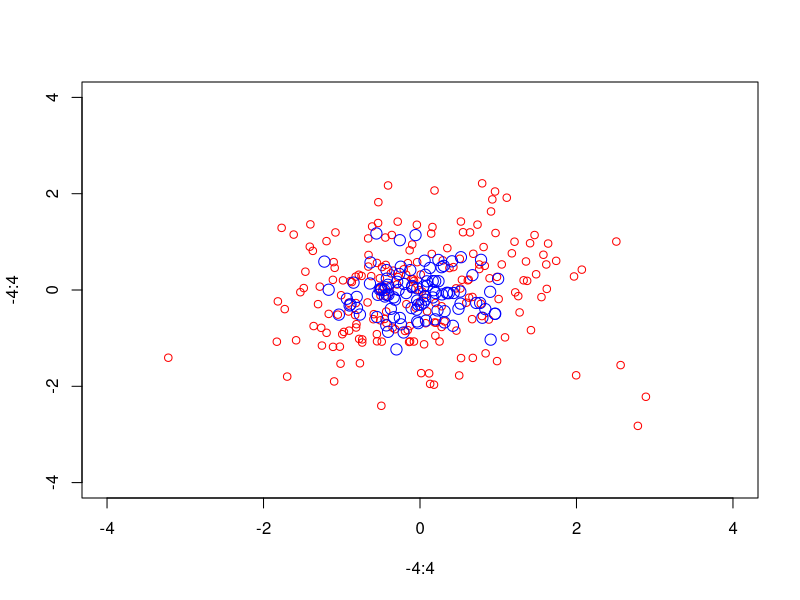
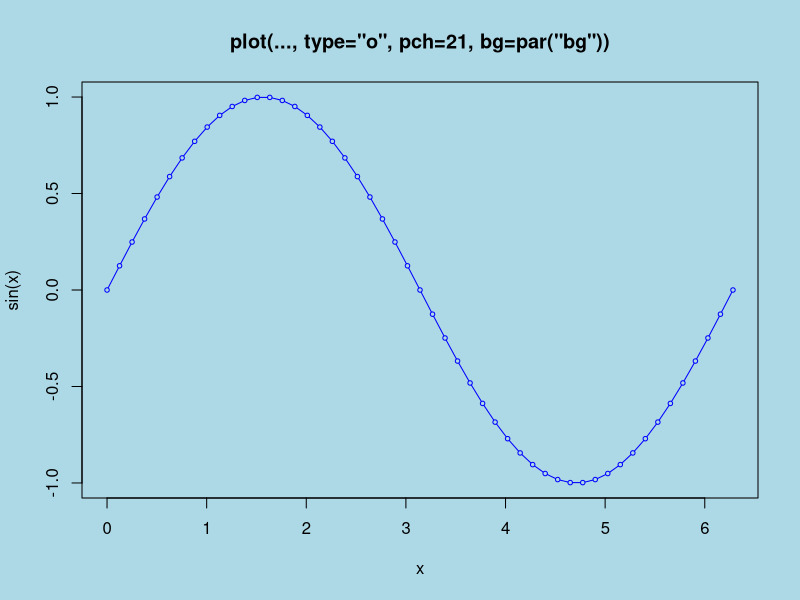
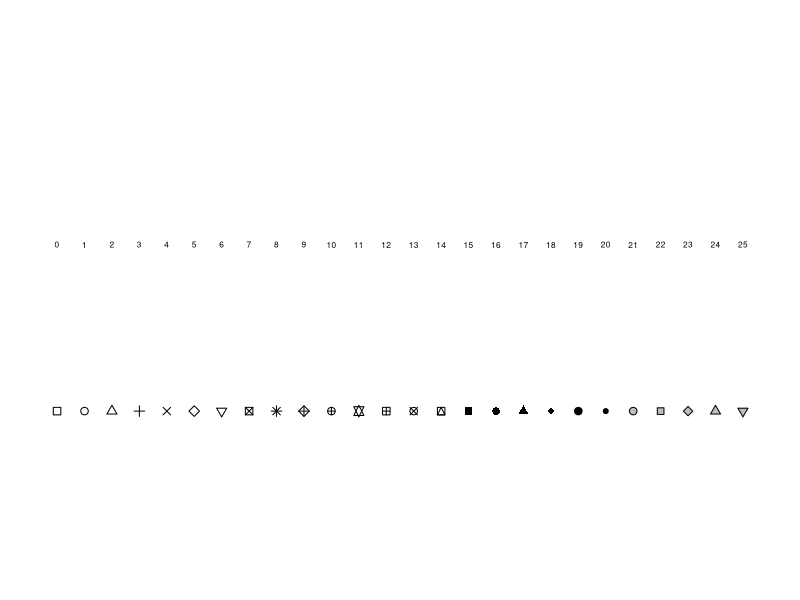
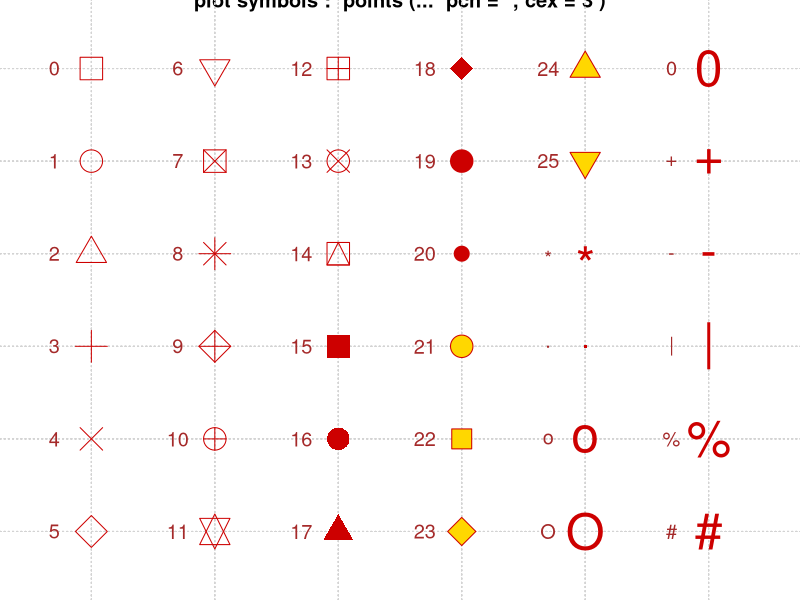
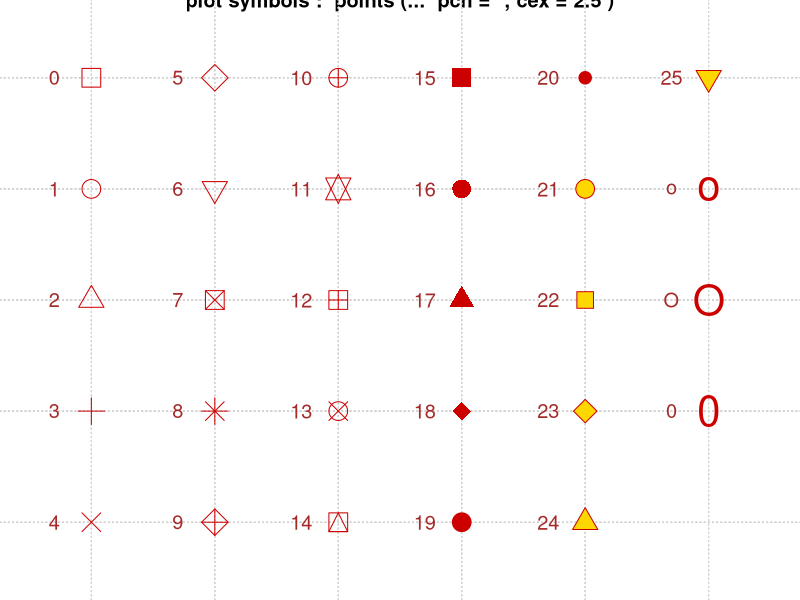
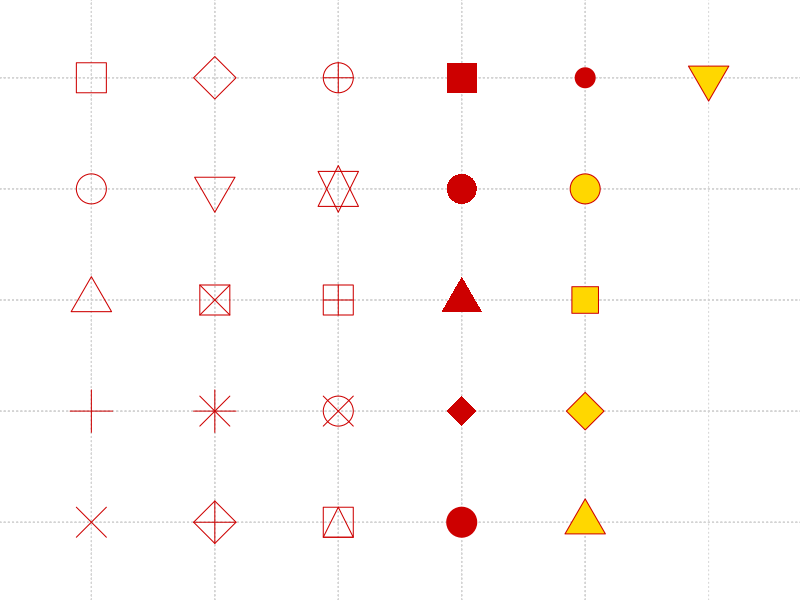
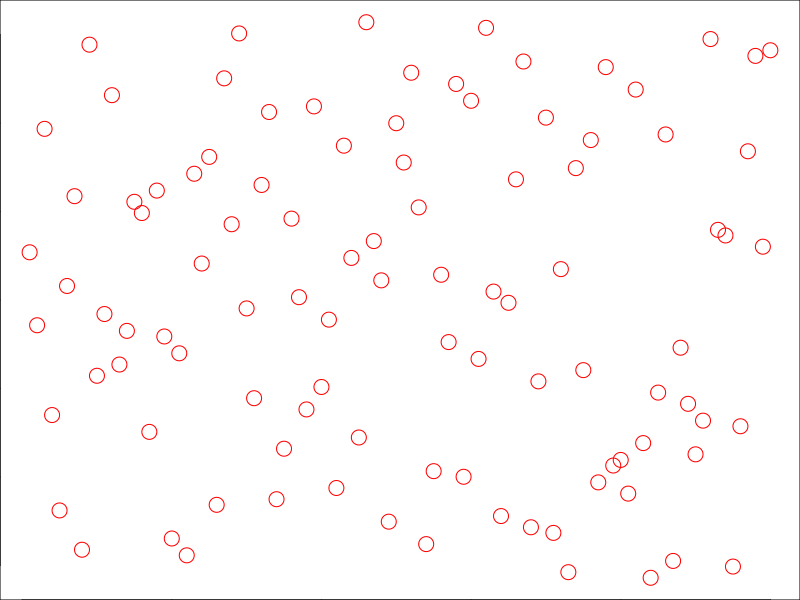
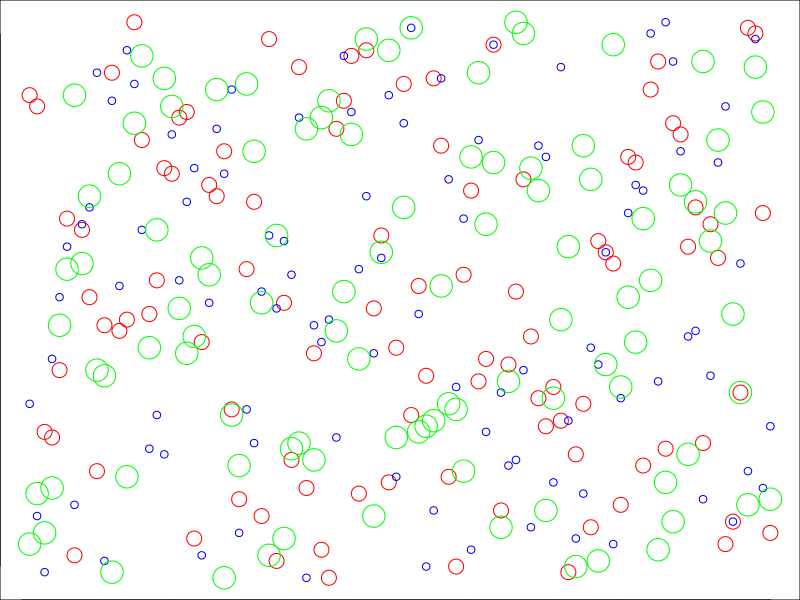

Write R code to recreate these figures, in order.
## ---- chunk 1
example(points)
## ---- chunk 2
x <- c(1:100)
y <- seq(-pi, pi, length.out = 100)
ay <- sample(y, 100, replace = FALSE)

plot(x, ay, col = "red", cex = 2)
## ---- chunk 3
x <- c(1:100)
y <- seq(-pi, pi, length.out = 100)
ay <- sample(y, 100, replace = FALSE)

by <- sample(y, 100, replace = FALSE)

cy <- sample(y, 100, replace = FALSE)

plot(x, ay, col = "red", cex = 2)
points(x, by, col = "blue", cex = 1)
points(x, cy, col = "green", cex = 3)
## ---- chunk 4
x <- c(1:100)
y <- seq(-pi, pi, length.out = 100)
ay <- sample(y, 100, replace = FALSE)

by <- sample(y, 100, replace = FALSE)

cy <- sample(y, 100, replace = FALSE)

plot(x, ay, col = "red", cex = 2, pch = 2)
points(x, by, col = "blue", cex = 1, pch = 3)
points(x, cy, col = "green", cex = 3)
